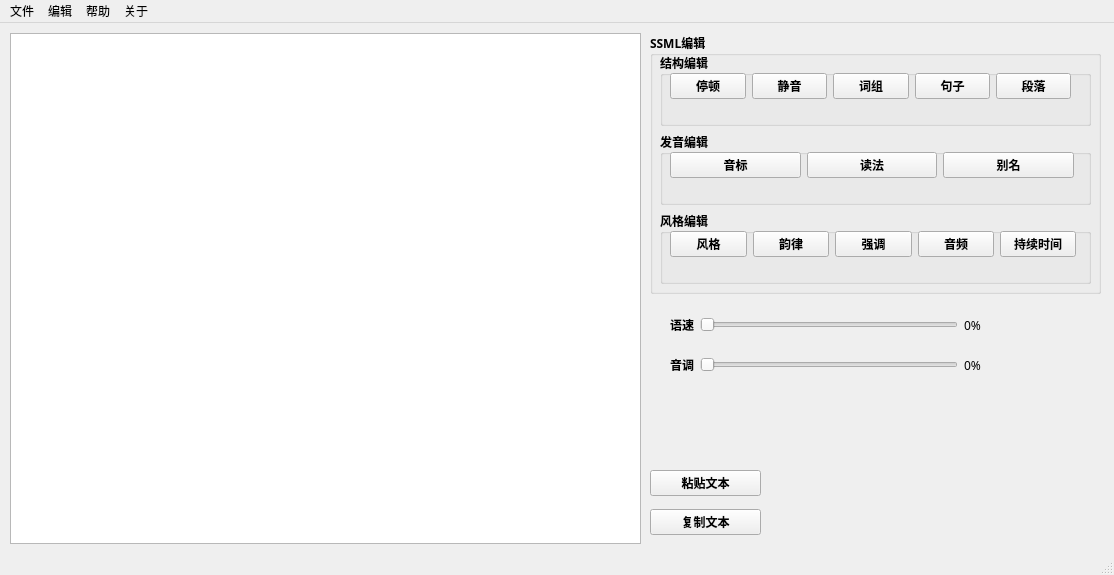
<?xml version="1.0" encoding="UTF-8"?>
<ui version="4.0">
 <class>MainWindow</class>
 <widget class="QMainWindow" name="MainWindow">
  <property name="geometry">
   <rect>
    <x>0</x>
    <y>0</y>
    <width>1114</width>
    <height>575</height>
   </rect>
  </property>
  <property name="font">
   <font>
    <family>微软雅黑</family>
    <weight>50</weight>
    <bold>false</bold>
   </font>
  </property>
  <property name="windowTitle">
   <string>SSML编辑器</string>
  </property>
  <property name="windowIcon">
   <iconset>
    <normaloff>editor.png</normaloff>editor.png</iconset>
  </property>
  <widget class="QWidget" name="centralwidget">
   <widget class="QGroupBox" name="groupBox_4">
    <property name="geometry">
     <rect>
      <x>650</x>
      <y>10</y>
      <width>451</width>
      <height>261</height>
     </rect>
    </property>
    <property name="font">
     <font>
      <weight>75</weight>
      <bold>true</bold>
     </font>
    </property>
    <property name="title">
     <string>SSML编辑</string>
    </property>
    <widget class="QWidget" name="verticalLayoutWidget">
     <property name="geometry">
      <rect>
       <x>10</x>
       <y>20</y>
       <width>431</width>
       <height>231</height>
      </rect>
     </property>
     <layout class="QVBoxLayout" name="verticalLayout">
      <item>
       <widget class="QGroupBox" name="groupBox">
        <property name="title">
         <string>结构编辑</string>
        </property>
        <widget class="QWidget" name="horizontalLayoutWidget">
         <property name="geometry">
          <rect>
           <x>10</x>
           <y>20</y>
           <width>401</width>
           <height>27</height>
          </rect>
         </property>
         <layout class="QHBoxLayout" name="horizontalLayout">
          <item>
           <widget class="QPushButton" name="set_break">
            <property name="statusTip">
             <string>使用它来添加或防止语音服务以其他方式自动插入的暂停</string>
            </property>
            <property name="text">
             <string>停顿</string>
            </property>
           </widget>
          </item>
          <item>
           <widget class="QPushButton" name="set_quiet">
            <property name="statusTip">
             <string>在两个相邻句子之间添加暂停</string>
            </property>
            <property name="text">
             <string>静音</string>
            </property>
           </widget>
          </item>
          <item>
           <widget class="QPushButton" name="set_word">
            <property name="statusTip">
             <string>设置选中字符为词组进行连读（中文可能效果不佳）</string>
            </property>
            <property name="text">
             <string>词组</string>
            </property>
           </widget>
          </item>
          <item>
           <widget class="QPushButton" name="set_sentence">
            <property name="statusTip">
             <string>设置选中字符为句子</string>
            </property>
            <property name="text">
             <string>句子</string>
            </property>
           </widget>
          </item>
          <item>
           <widget class="QPushButton" name="set_paragraphs">
            <property name="statusTip">
             <string>设置选中字符为段落</string>
            </property>
            <property name="text">
             <string>段落</string>
            </property>
           </widget>
          </item>
         </layout>
        </widget>
       </widget>
      </item>
      <item>
       <widget class="QGroupBox" name="groupBox_2">
        <property name="title">
         <string>发音编辑</string>
        </property>
        <widget class="QWidget" name="horizontalLayoutWidget_2">
         <property name="geometry">
          <rect>
           <x>10</x>
           <y>20</y>
           <width>404</width>
           <height>27</height>
          </rect>
         </property>
         <layout class="QHBoxLayout" name="horizontalLayout_2">
          <item>
           <widget class="QPushButton" name="set_phoneme">
            <property name="statusTip">
             <string>设置选中文本的读音（音标或拼音等）</string>
            </property>
            <property name="text">
             <string>音标</string>
            </property>
           </widget>
          </item>
          <item>
           <widget class="QPushButton" name="set_sayas">
            <property name="statusTip">
             <string>为语音合成引擎提供有关如何朗读文本的指导</string>
            </property>
            <property name="text">
             <string>读法</string>
            </property>
           </widget>
          </item>
          <item>
           <widget class="QPushButton" name="set_alias">
            <property name="statusTip">
             <string>设置选中文本应读出的别名属性文本值，而不是元素中包含的文本</string>
            </property>
            <property name="text">
             <string>别名</string>
            </property>
           </widget>
          </item>
         </layout>
        </widget>
       </widget>
      </item>
      <item>
       <widget class="QGroupBox" name="groupBox_3">
        <property name="title">
         <string>风格编辑</string>
        </property>
        <widget class="QWidget" name="horizontalLayoutWidget_3">
         <property name="geometry">
          <rect>
           <x>10</x>
           <y>20</y>
           <width>406</width>
           <height>27</height>
          </rect>
         </property>
         <layout class="QHBoxLayout" name="horizontalLayout_3">
          <item>
           <widget class="QPushButton" name="set_style">
            <property name="statusTip">
             <string>设置选中文本声音特定的讲话风格和扮演的角色（仅支持自定义值）</string>
            </property>
            <property name="text">
             <string>风格</string>
            </property>
           </widget>
          </item>
          <item>
           <widget class="QPushButton" name="set_prosody">
            <property name="statusTip">
             <string>用于设置选中文本的音节、调型、范围、速率和音量的变化</string>
            </property>
            <property name="text">
             <string>韵律</string>
            </property>
           </widget>
          </item>
          <item>
           <widget class="QPushButton" name="set_emphasis">
            <property name="statusTip">
             <string>用于设置文本的单词级强调</string>
            </property>
            <property name="text">
             <string>强调</string>
            </property>
           </widget>
          </item>
          <item>
           <widget class="QPushButton" name="set_audio">
            <property name="text">
             <string>音频</string>
            </property>
           </widget>
          </item>
          <item>
           <widget class="QPushButton" name="set_duration">
            <property name="statusTip">
             <string>设置选中文本的持续时间</string>
            </property>
            <property name="text">
             <string>持续时间</string>
            </property>
           </widget>
          </item>
         </layout>
        </widget>
       </widget>
      </item>
     </layout>
    </widget>
   </widget>
   <widget class="QWidget" name="verticalLayoutWidget_2">
    <property name="geometry">
     <rect>
      <x>650</x>
      <y>440</y>
      <width>111</width>
      <height>80</height>
     </rect>
    </property>
    <layout class="QVBoxLayout" name="verticalLayout_2">
     <item>
      <widget class="QPushButton" name="paste_text">
       <property name="font">
        <font>
         <weight>75</weight>
         <bold>true</bold>
        </font>
       </property>
       <property name="toolTip">
        <string>仅在设置语音合成API后有效</string>
       </property>
       <property name="statusTip">
        <string>将文本粘贴到文本框中</string>
       </property>
       <property name="text">
        <string>粘贴文本</string>
       </property>
      </widget>
     </item>
     <item>
      <widget class="QPushButton" name="copy_text">
       <property name="font">
        <font>
         <weight>75</weight>
         <italic>false</italic>
         <bold>true</bold>
        </font>
       </property>
       <property name="statusTip">
        <string>推荐：复制文本到相关语音生成系统中</string>
       </property>
       <property name="text">
        <string>复制文本</string>
       </property>
      </widget>
     </item>
    </layout>
   </widget>
   <widget class="QWidget" name="horizontalLayoutWidget_4">
    <property name="geometry">
     <rect>
      <x>670</x>
      <y>290</y>
      <width>311</width>
      <height>24</height>
     </rect>
    </property>
    <layout class="QHBoxLayout" name="horizontalLayout_4">
     <item>
      <widget class="QLabel" name="label">
       <property name="font">
        <font>
         <weight>75</weight>
         <bold>true</bold>
        </font>
       </property>
       <property name="text">
        <string>语速</string>
       </property>
      </widget>
     </item>
     <item>
      <widget class="QSlider" name="set_speed">
       <property name="toolTip">
        <string>仅在设置语音合成API后有效</string>
       </property>
       <property name="maximum">
        <number>100</number>
       </property>
       <property name="value">
        <number>0</number>
       </property>
       <property name="orientation">
        <enum>Qt::Horizontal</enum>
       </property>
      </widget>
     </item>
     <item>
      <widget class="QLabel" name="show_speed">
       <property name="text">
        <string>0%</string>
       </property>
      </widget>
     </item>
    </layout>
   </widget>
   <widget class="QWidget" name="horizontalLayoutWidget_5">
    <property name="geometry">
     <rect>
      <x>670</x>
      <y>330</y>
      <width>311</width>
      <height>24</height>
     </rect>
    </property>
    <layout class="QHBoxLayout" name="horizontalLayout_5">
     <item>
      <widget class="QLabel" name="label_2">
       <property name="font">
        <font>
         <weight>75</weight>
         <bold>true</bold>
        </font>
       </property>
       <property name="text">
        <string>音调</string>
       </property>
      </widget>
     </item>
     <item>
      <widget class="QSlider" name="set_tone">
       <property name="toolTip">
        <string>仅在设置语音合成API后有效</string>
       </property>
       <property name="orientation">
        <enum>Qt::Horizontal</enum>
       </property>
      </widget>
     </item>
     <item>
      <widget class="QLabel" name="show_tone">
       <property name="text">
        <string>0%</string>
       </property>
      </widget>
     </item>
    </layout>
   </widget>
   <widget class="QTextEdit" name="Text">
    <property name="geometry">
     <rect>
      <x>10</x>
      <y>10</y>
      <width>631</width>
      <height>511</height>
     </rect>
    </property>
    <property name="font">
     <font>
      <family>微软雅黑</family>
      <underline>false</underline>
     </font>
    </property>
   </widget>
  </widget>
  <widget class="QMenuBar" name="menubar">
   <property name="geometry">
    <rect>
     <x>0</x>
     <y>0</y>
     <width>1114</width>
     <height>23</height>
    </rect>
   </property>
   <widget class="QMenu" name="menu">
    <property name="title">
     <string>文件</string>
    </property>
   </widget>
   <widget class="QMenu" name="menu_2">
    <property name="title">
     <string>编辑</string>
    </property>
   </widget>
   <widget class="QMenu" name="menu_3">
    <property name="title">
     <string>帮助</string>
    </property>
   </widget>
   <widget class="QMenu" name="menu_4">
    <property name="title">
     <string>关于</string>
    </property>
   </widget>
   <addaction name="menu"/>
   <addaction name="menu_2"/>
   <addaction name="menu_3"/>
   <addaction name="menu_4"/>
  </widget>
  <widget class="QStatusBar" name="statusbar"/>
 </widget>
 <resources/>
 <connections/>
</ui>
